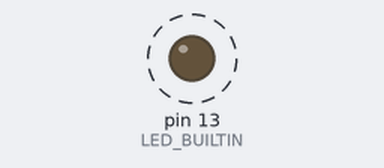
Simulated run of this sketch. Board: Arduino Uno, built with avr-gcc and run on an emulated ATmega328P. Parts: output pins drawn as LEDs (lit = HIGH). Dashed ring = blinking.

Above: at 0.5 s.
Timing chart, 0 to 4.6 s (numbered marks = the images above):
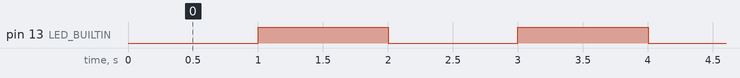

The sketch:

pac4activitat1.ino
```cpp
int periode = 1000;
unsigned long timenow = 0;

void setup() {
  pinMode(LED_BUILTIN, OUTPUT);
  //LED_BUILTIN = PIN 6 DE LA MRK1000
}


void loop() {
   timenow = millis();
   while(millis() < timenow+periode){
     Serial.println("Hola1");
     digitalWrite(LED_BUILTIN, LOW);
   }

    while(millis() < timenow+(periode*2)){
    Serial.println("Hola2");
    digitalWrite(LED_BUILTIN, HIGH);
    }

}
```

Measured:
- by itself, pin 13 (LED_BUILTIN): alternates HIGH for 1.0 s and LOW for 1.0 s
